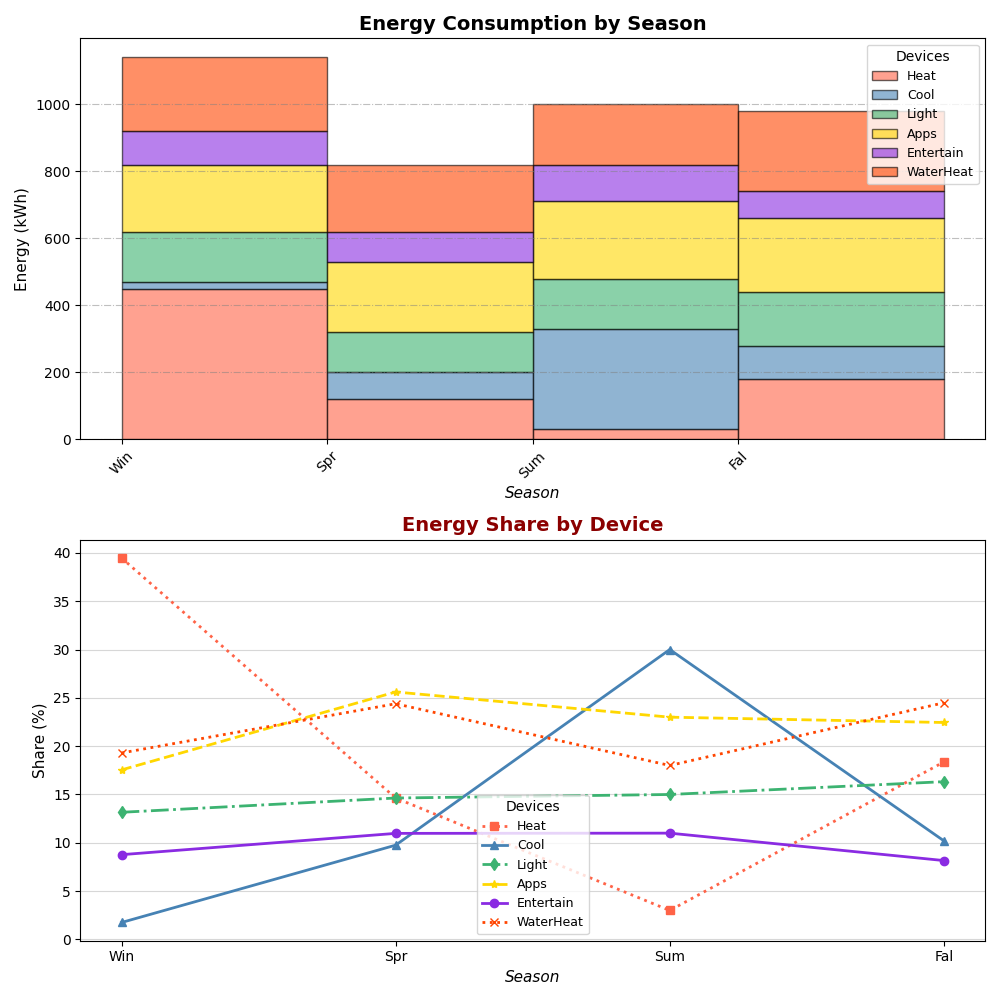

This chart was generated by the following Python code:
import matplotlib.pyplot as plt
import numpy as np

seasons = ['Win', 'Spr', 'Sum', 'Fal']

heating = [450, 120, 30, 180]
cooling = [20, 80, 300, 100]
lighting = [150, 120, 150, 160]
appliances = [200, 210, 230, 220]
entertainment = [100, 90, 110, 80]
water_heating = [220, 200, 180, 240]

data = [heating, cooling, lighting, appliances, entertainment, water_heating]
appliance_labels = ['Heat', 'Cool', 'Light', 'Apps', 'Entertain', 'WaterHeat']

def calculate_percentage_share(data):
    percentages = []
    total_consumption = [sum(x) for x in zip(*data)]
    for series in data:
        percentages.append([((val / total) * 100) if total != 0 else 0 for val, total in zip(series, total_consumption)])
    return percentages

percentage_data = calculate_percentage_share(data)

fig, axs = plt.subplots(2, 1, figsize=(10, 10))  # Changed to a 2x1 arrangement

new_colors = ['#FF6347', '#4682B4', '#3CB371', '#FFD700', '#8A2BE2', '#FF4500']

axs[0].hist([np.arange(len(seasons))] * len(data), bins=np.arange(len(seasons) + 1), 
            weights=data, label=appliance_labels, histtype='barstacked', 
            alpha=0.6, edgecolor='black', color=new_colors)

axs[0].set_title("Energy Consumption by Season", fontsize=14, fontweight='bold')
axs[0].set_xlabel("Season", fontsize=11, fontstyle='italic')
axs[0].set_ylabel("Energy (kWh)", fontsize=11)
axs[0].set_xticks(np.arange(len(seasons)))
axs[0].set_xticklabels(seasons, rotation=45)
axs[0].legend(title="Devices", fontsize=9, title_fontsize='10', loc='upper right')
axs[0].yaxis.grid(True, linestyle='-.', color='grey', alpha=0.5)

marker_styles = ['s', '^', 'd', '*', 'o', 'x']
line_styles = [':', '-', '-.', '--', '-', ':']

for idx, percentage in enumerate(percentage_data):
    axs[1].plot(seasons, percentage, marker=marker_styles[idx], label=appliance_labels[idx], 
                linewidth=2, linestyle=line_styles[idx], color=new_colors[idx])

axs[1].set_title("Energy Share by Device", fontsize=14, fontweight='bold', color='darkred')
axs[1].set_xlabel("Season", fontsize=11, fontstyle='italic')
axs[1].set_ylabel("Share (%)", fontsize=11)
axs[1].legend(title="Devices", fontsize=9, title_fontsize='10', loc='lower center')
axs[1].yaxis.grid(True, linestyle='-', color='lightgrey', alpha=0.9)

plt.tight_layout()
plt.show()
